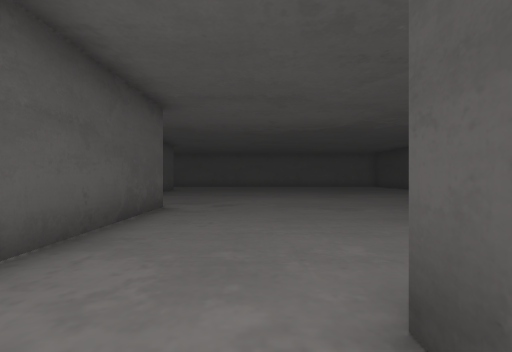
view 1 (above)

15 first-person views from a walk through a Unity game level. The camera is 1.5 m above the floor, looks level and sees 90° across. Doors are open. The floor is counted in squares, 2 m on a side. Each view is taken from the middle of a square. On the plan, view 1 faces up. The plan holds only what a view shows up to about 9 squares ahead; the rest is blank. The place goes on beyond the plan. The player character is not drawn.

view 2
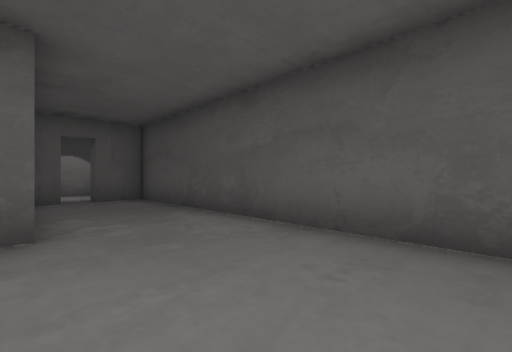

view 3
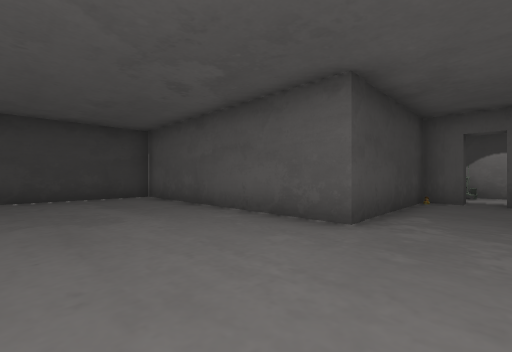

view 4
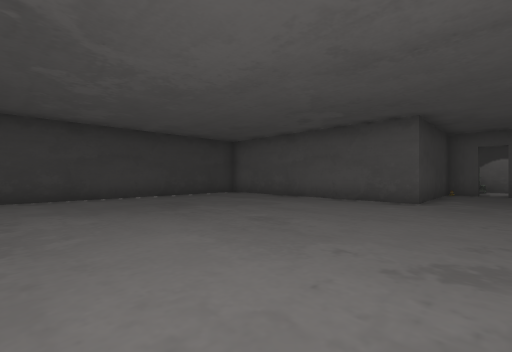

view 5
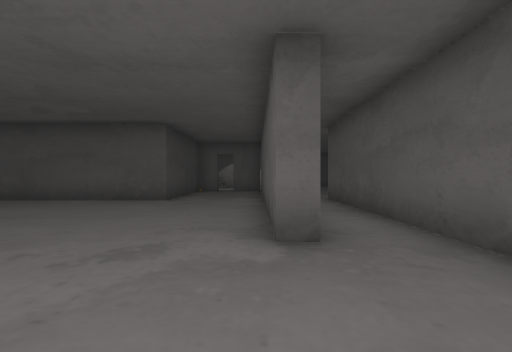

view 6
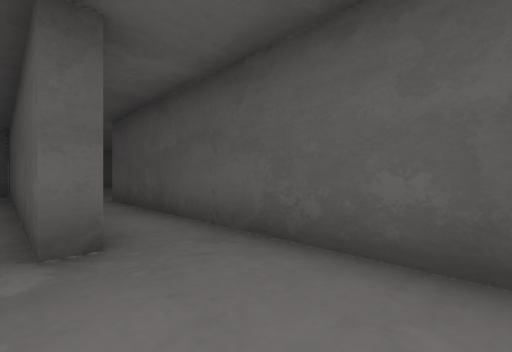

view 7
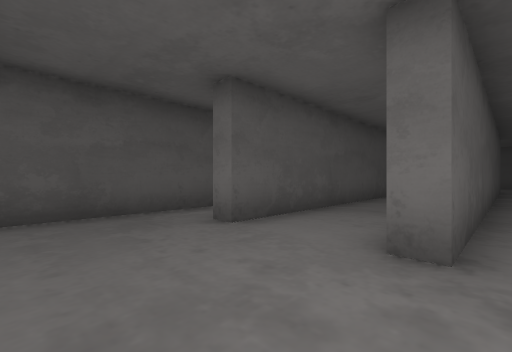

view 8
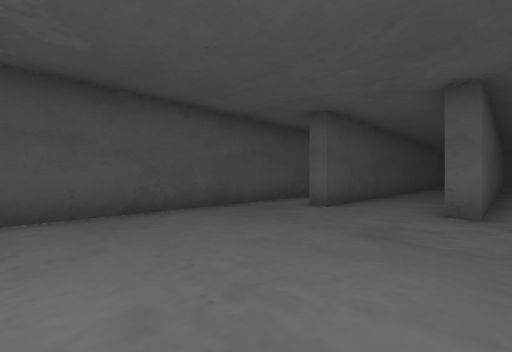

view 9
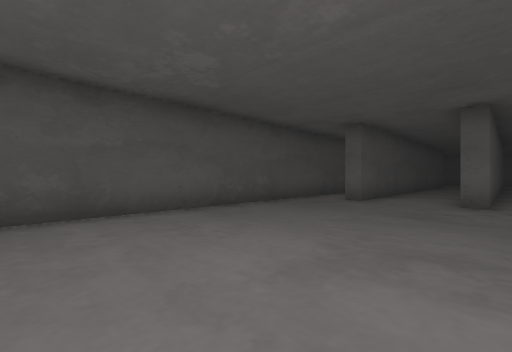

view 10
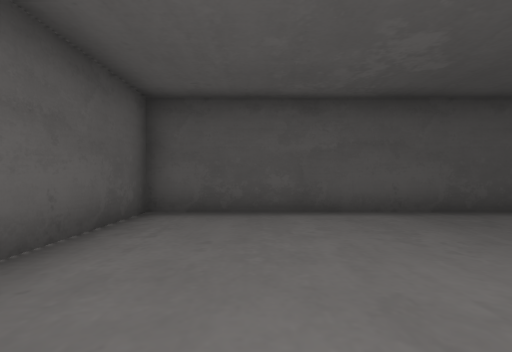

view 11
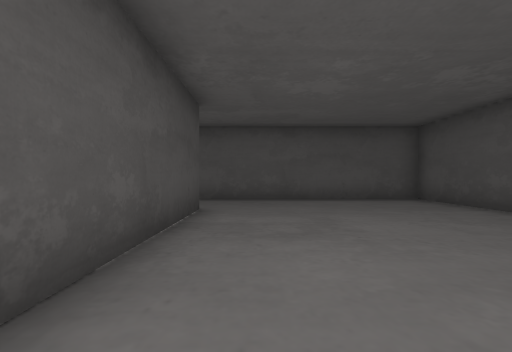

view 12
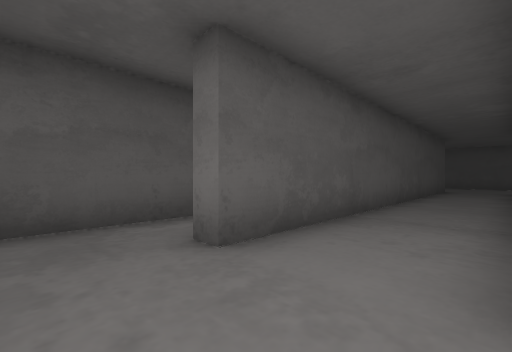

view 13
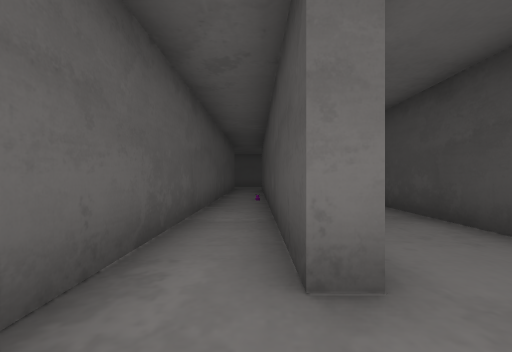

view 14
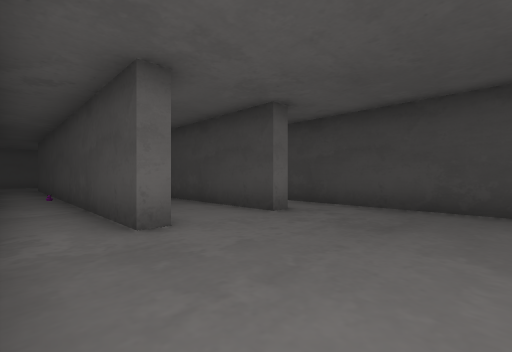

view 15
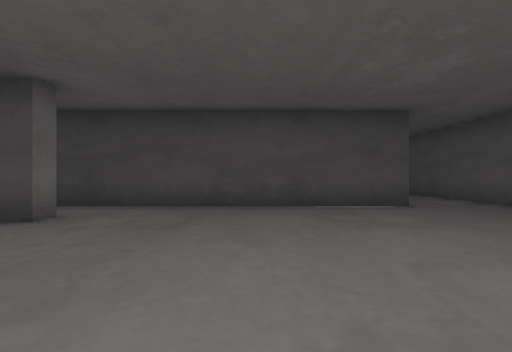

### Floor plan
Points are (right, up) in squares from view 1. A wall is a line through its corners. A room is listed if a view was taken in it or the views show most of it. See-through windows are left out.
Room 1 (views 1, 2, 3, 4, 5, 6)
walls: (-2.7, 6.1) (-2.2, 6.1) (-2.2, -3.4) (-0.9, -3.4); (-2.7, 0.4) (-2.7, 1.9); (-4.4, 9.1) (-4.4, 0.6); (8.3, 1.5) (8.3, 9); (-0.1, -3.4) (0.7, -3.4) (0.7, 1.2) (8, 1.2)
ways out: opening at (-4, 1) to room 2; open door at (-0.7, -3.3)
Room 2 (views 7, 8, 9, 10, 11, 12, 13, 14, 15)
walls: (-2.7, -5.5) (-2.7, 0.4); (-4.4, 0.6) (-4.8, 0.6) (-4.8, 5.4); (-9.2, 7.9) (-9.2, -9.2) (0, -9.2); (-7.2, 9.5) (-7.2, 0.6) (-7.7, 0.6) (-7.7, 8.4)
ways out: opening at (-4, 1) to room 1
objects: other object (0, -6)

Where each view was taken, in squares from view 1:
view 1: 0 up, 0 right, facing up
view 2: 5 up, 1 right, facing down-left
view 3: 5 up, 1 left, facing down-right
view 4: 9 up, 1 left, facing down-right
view 5: 9 up, 2 left, facing down
view 6: 9 up, 2 left, facing down-left
view 7: 2 down, 4 left, facing up-left
view 8: 5 down, 4 left, facing up-left
view 9: 7 down, 4 left, facing up-left
view 10: 7 down, 4 left, facing left
view 11: 1 down, 4 left, facing down
view 12: 1 down, 5 left, facing up-left
view 13: 1 down, 8 left, facing up
view 14: 3 down, 9 left, facing up-right
view 15: 3 down, 9 left, facing right
